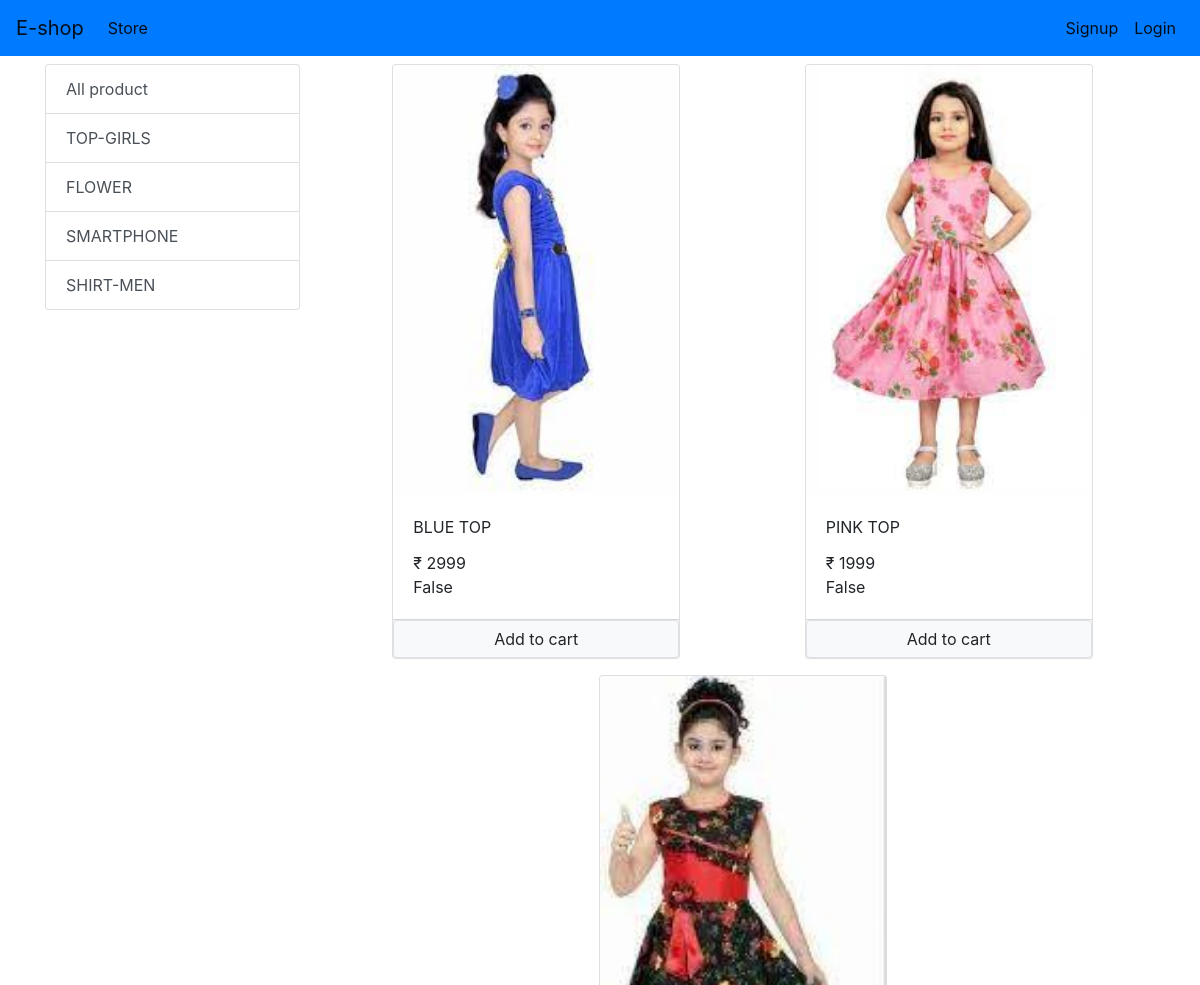
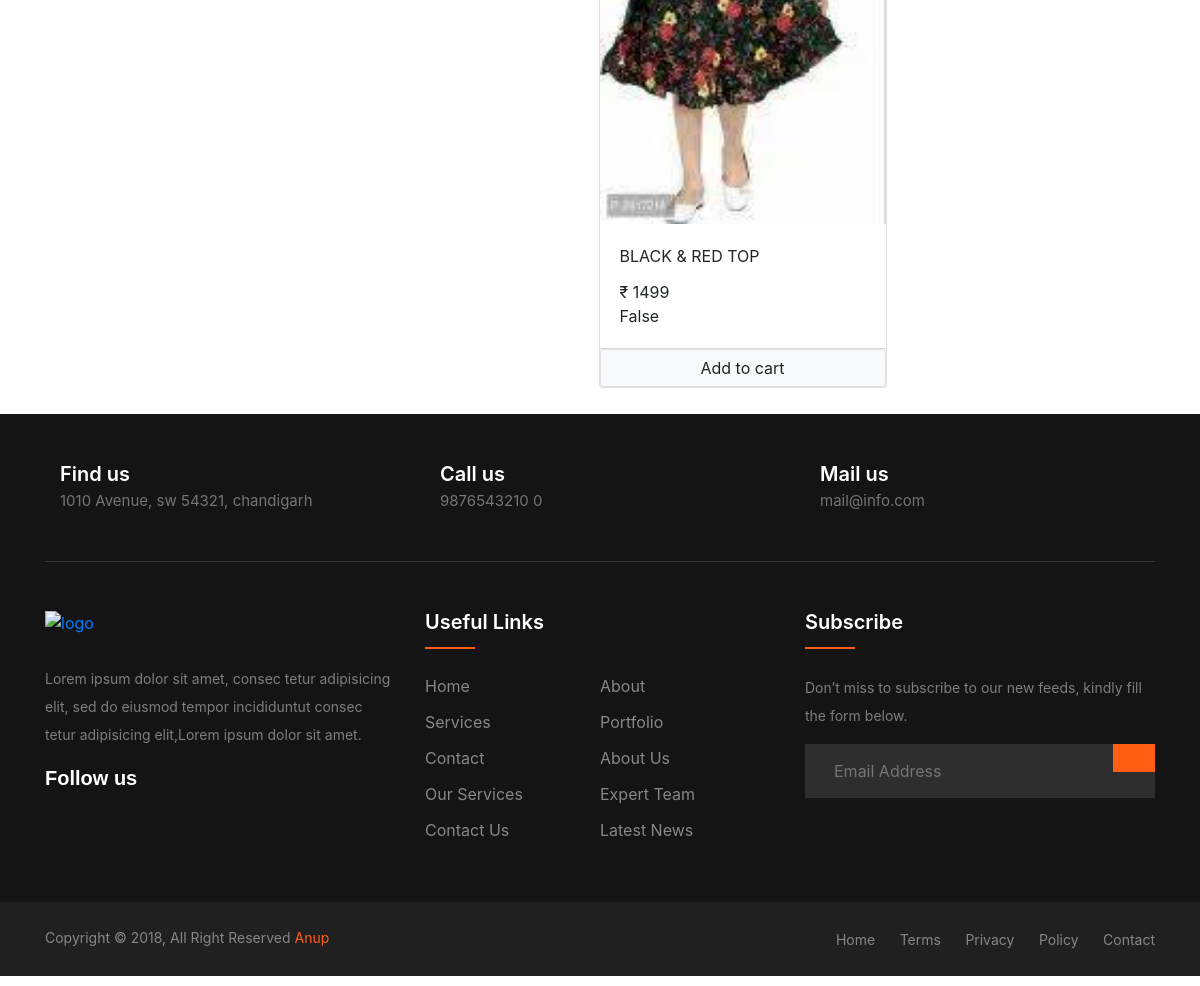
The page /?category=6 on the database its author committed (2 pictures, top to bottom).
### product/models/category.py (models this page shows, shortened)
class Category(models.Model):
    name=models.CharField(max_length=50)
    @staticmethod
    def get_category():
        return Category.objects.all()

### product/models/product.py (models this page shows, shortened)
class Product(models.Model):
    name=models.CharField(max_length=20)
    price=models.PositiveIntegerField(default=0)
    category=models.ForeignKey(Category,on_delete=models.CASCADE,default=1)
    description=models.CharField(max_length=500,default='',null=True,blank=True)
    image=models.ImageField(upload_to='uploads/products')
    @staticmethod
    def get_product_byid(category_id):
        if category_id:
            return Product.objects.filter(category=category_id)
        else:
            return Product.get_product()

### product/views/index.py (the view, shortened to what this page needs)
# urls.py: path('',index.Index.as_view(),name='homepage'),
class Index(View):
    def get(self,request):
        cart=request.session.get('cart')
        if not cart:
           request.session['cart']={}
        categories = Category.get_category()
        categoryId=request.GET.get('category')
        if categoryId:
          products = Product.get_product_byid(categoryId)
        else:
          products = Product.get_product()
        data = {
          'products': products,
          'categories': categories,
         }
        return render(request, 'index.html', data)

### product/templatetags/cart.py (called while the page is built)
@register.filter(name='is_in_cart')
def is_in_cart(product,cart):
    keys=cart.keys()
    for id in keys:
        if int(id)==product.id:
            return True
    return False

### product/templatetags/currency.py (called while the page is built)
@register.filter(name='currency')
def currency(number):
    return "₹ "+str(number)

### product/templates/index.html (shortened to what this page needs)
{% extends 'base.html' %}
{% block body %}
{% load cart %}
{% load currency %}
<div class="container">
  <div class="row">
    <div class="col-lg-3 mx-auto">
      <div class="list-group mt-2">
        <a href="/" class="list-group-item list-group-item-action">All product</a>
        {% for category in categories %}
          <a href="/?category={{category.id}}" class="list-group-item list-group-item-action">{{category.name}}</a>
        {% endfor %}
      </div>
    </div>
    <div id="product" class="col-lg-9 mx-auto mt-2">
      <div class="row mx-auto">
        {% for product in products %}
          <div class="card mx-auto mb-3" id="{{product.id}}" style="width: 18rem;">
            <img src="{{product.image.url}}" class="card-img-top" alt="card img cap">
            <div class="card-body">
              <p class="card-title">{{product.name}}</p>
              <p class="card-text">{{product.price|currency}}</p>
              {{product|is_in_cart:request.session.cart}}
              </div>
              <div class="card-footer p-0">
                 {% if product|is_in_cart:request.session.cart %}
                 <div class="row no-gutters">
                  <form action="/#{{product.id}}" method="post" class="col-2">
                    {% csrf_token %}
                    <input type="text" hidden name="product" value="{{product.id}}">
                    <input type="text" hidden name="remove" value="True">
                    <input type="submit" value=" - " class=" btn btn-block btn-secondary">
                  </form>
                  <div class="text-center col"> {{product|cart_quantity:request.session.cart}} in cart</div>
                  <form action="/#{{product.id}}" method="post" class="col-2">
                    {% csrf_token %}
                    <input type="text" hidden name="product" value="{{product.id}}">
                    <input type="submit" value=" + " class=" btn btn-block btn-secondary">
                  </form>
                  </div>
                {% else %}
                <form action="/#{{product.id}}" method="post" class="btn-block">
                  <input type="submit"  value="Add to cart" class="btn btn-light border form-control"/>
                </form>
                {% endif %}
              </div>
         </div>
       {% endfor%}
    </div>
  </div>
</div>
</div>
{% endblock body %}

### product/templates/base.html (style rules this page uses)
* { margin: 0; padding: 0; }

### rows shown on the page
Category: name "TOP-GIRLS"
Category: name "FLOWER"
Category: name "SMARTPHONE"
Category: name "SHIRT-MEN"
Product: image (picture), name "BLUE TOP", price "₹ 2999", session "False"
Product: image (picture), name "PINK TOP", price "₹ 1999", session "False"
Product: image (picture), name "BLACK & RED TOP", price "₹ 1499", session "False"
